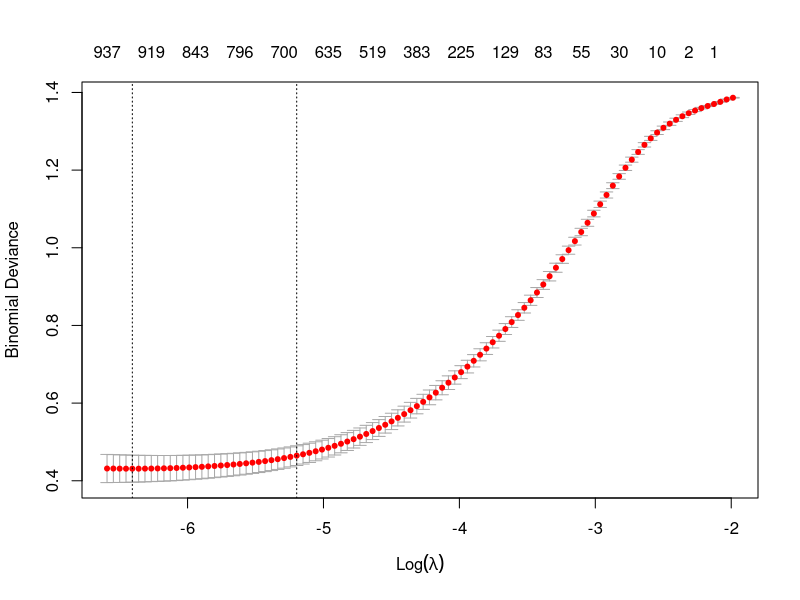
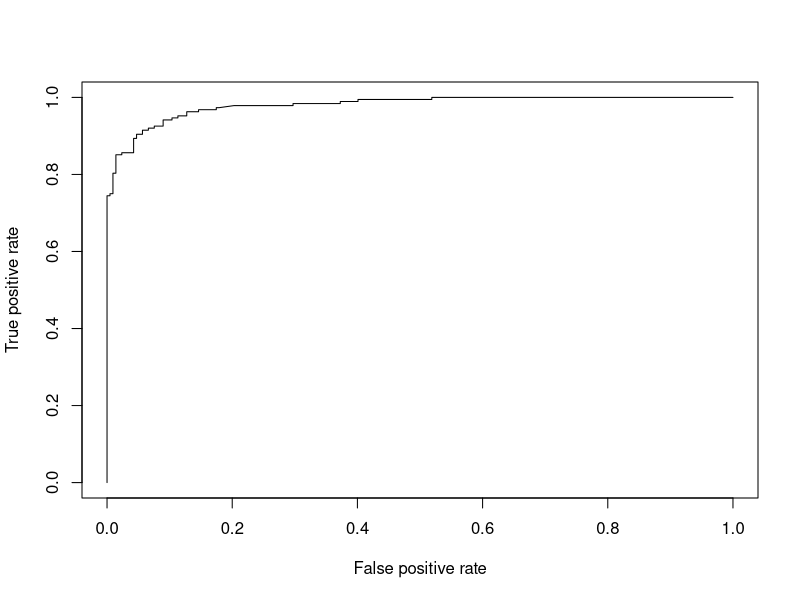

Write R code to recreate these figures, in order. (Note: this script raises an error after producing the figures.)
library(tidyverse)
library(tm)
library(Matrix)
library(glmnet)
library(ROCR)
library(broom)
########################################
# LOAD AND PARSE ARTICLES
########################################

# read in the business and world articles from files
# combine them both into one data frame called articles
articles <- read_tsv('data.tsv',quote="")
articles$section <- factor(articles$section)
# create a corpus from the article snippets
# using the Corpus and VectorSource functions
corpus <- Corpus(VectorSource(articles$snippet))

# create a DocumentTermMatrix from the snippet Corpus
# remove stopwords, punctuation, and numbers
dtm <- DocumentTermMatrix(corpus, list(weighting=weightBin,
                                       stopwords=T,
                                       removePunctuation=T,
                                       removeNumbers=T))

# convert the DocumentTermMatrix to a sparseMatrix
X <- sparseMatrix(i=dtm$i, j=dtm$j, x=dtm$v, dims=c(dtm$nrow, dtm$ncol), dimnames=dtm$dimnames)

# set a seed for the random number generator so we all agree
set.seed(42)

########################################
# YOUR SOLUTION BELOW
########################################

# create a train / test split
testRatio <- .2
rowCount <- nrow(articles)
testIndices <- sample(rowCount, testRatio * rowCount)

test <- X[testIndices,]
test_section <- articles$section[testIndices]
train <- X[-testIndices,]
train_section <-articles$section[-testIndices]

# cross-validate logistic regression with cv.glmnet (family="binomial"), measuring auc
model <- cv.glmnet(train,train_section,family = "binomial")

# plot the cross-validation curve
plot(model)
# evaluate performance for the best-fit model
# note: it's useful to explicitly cast glmnet's predictions
# use as.numeric for probabilities and as.character for labels for this
pred <- predict(model,test, type='class')
# compute accuracy
correct <- cbind(actual = factor(pred), expected = test_section) %>% data.frame %>% filter(actual == expected) %>% nrow
accuracy <- correct/nrow(test)

# look at the confusion matrix
confusionMatrix <- table(factor(pred), test_section)

# plot an ROC curve and calculate the AUC
# (see last week's notebook for this)
prob <- predict(model, test, type='response')
predObject <- prediction(prob,test_section)
perf <- performance(predObject,measure='tpr', x.measure='fpr')
plot(perf)
performance(predObject,'auc')
# show weights on words with top 10 weights for business
# use the coef() function to get the coefficients
# and tidy() to convert them into a tidy data frame
weights <- tidy(coef(model)) %>% select(term=row, weight=value) %>% arrange(weight)

weights %>% head(10)
# show weights on words with top 10 weights for world
weights %>% tail(10) %>% arrange(desc(weight))
